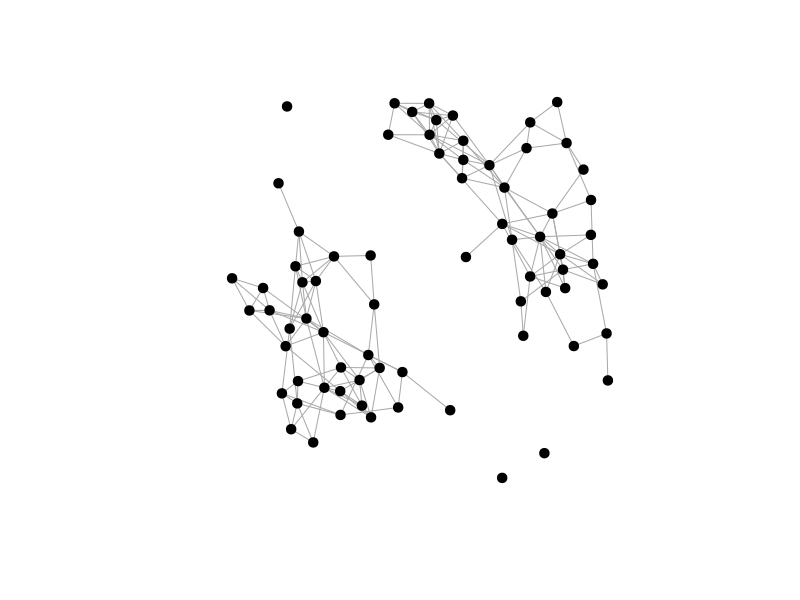
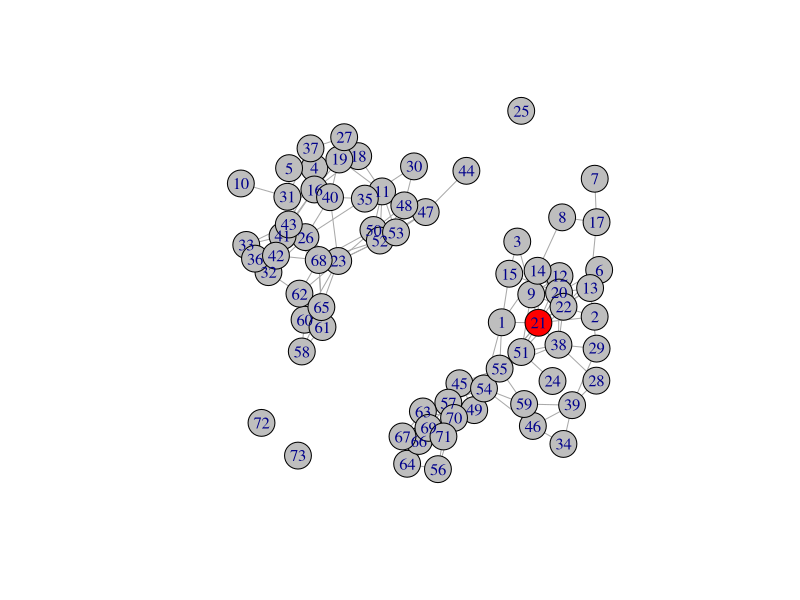
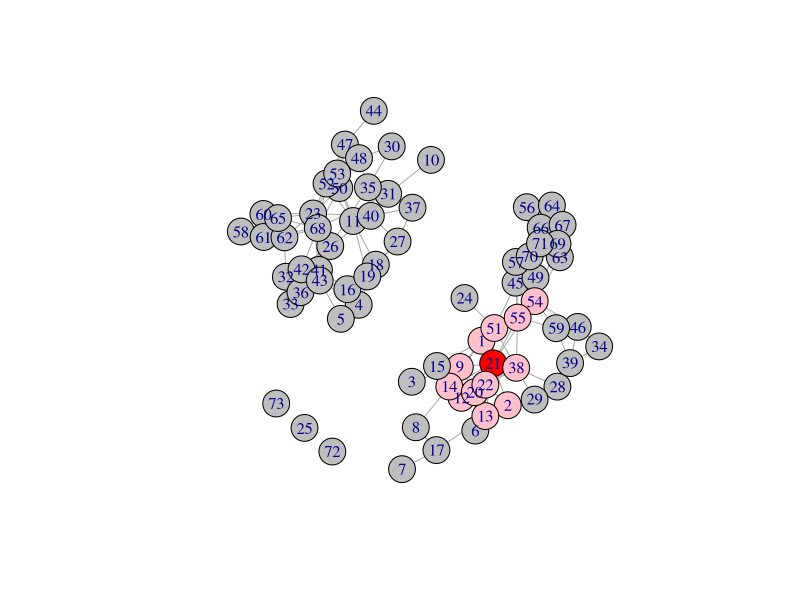
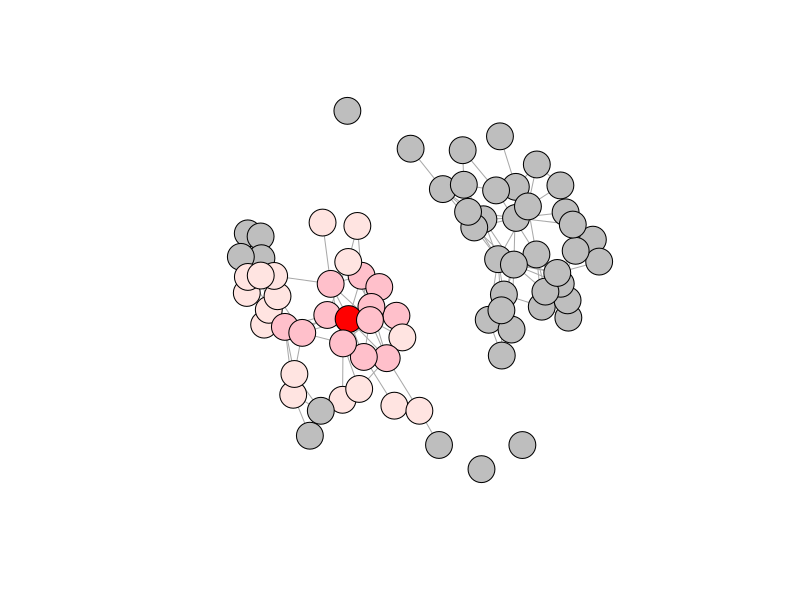
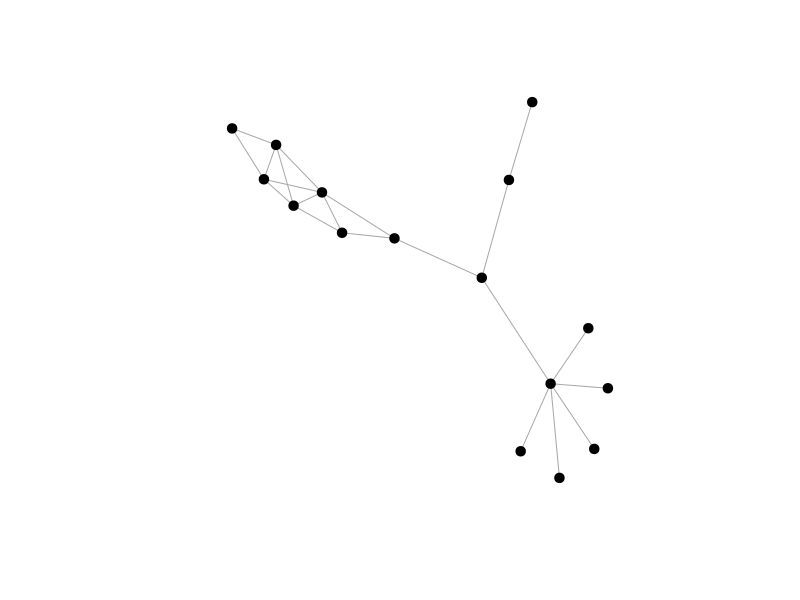
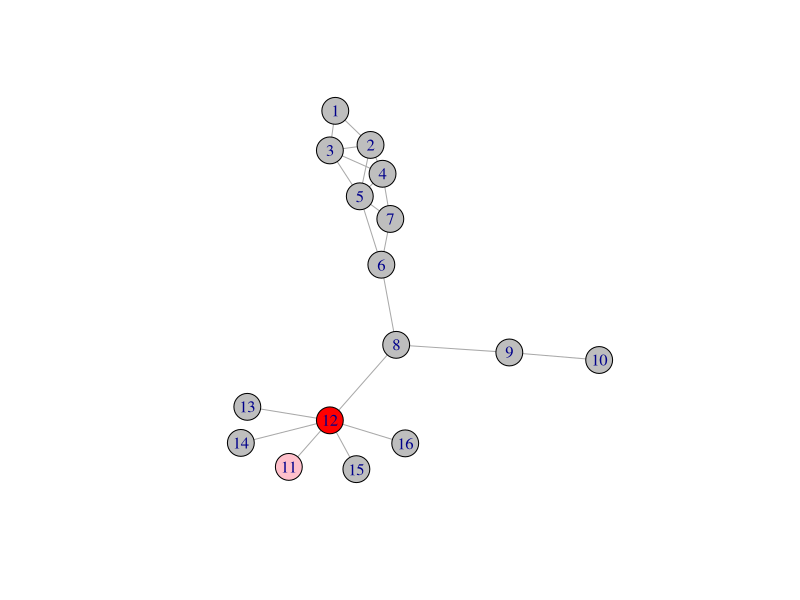
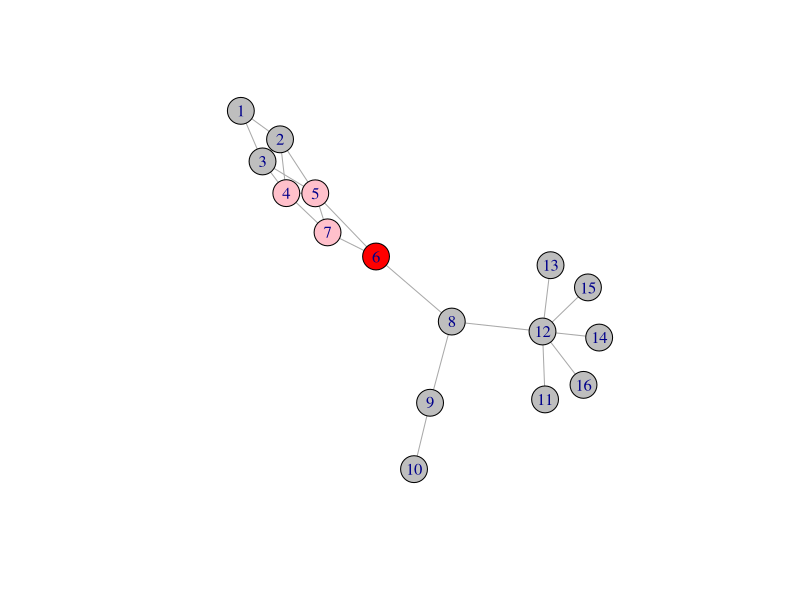
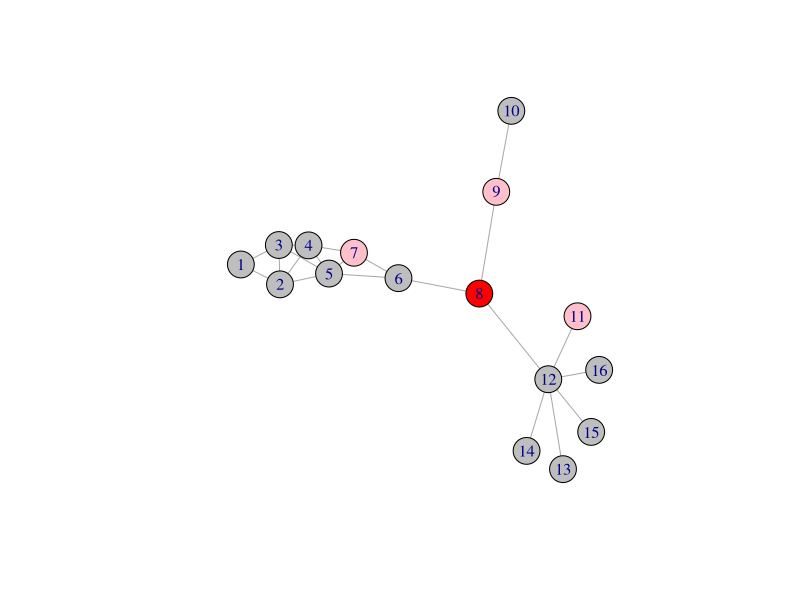

These figures' R source, in order:
#### Preamble ####
# Purpose: POL304 Week 10 Network Analysis
# Author: Talia Fabregas
# Date: March 18 2024
# Contact: talia.fabregas@mail.utoronto.ca

#### Workplace Setup ####
# install.packages("sna")
# install.packages("igraph")
library(sna)
library(igraph)

#### Network Analysis Examples ####

# load the coleman data
# display rows 1 to 10, columns 1 to 10
# 10x10 adjacency matrix for friendships in the coleman data
# friendship network
data(coleman)
coleman[1,1:10,1:10]

# make a network graph
# convert adjacency matrix into igraph object
ggraph<-graph_from_adjacency_matrix(coleman[1,,], mode="undirected", diag=FALSE)
# plot it
plot(ggraph, vertex.color="black", vertex.size=5, vertex.label=NA)

# calculate degree centrality using the degree function from the igraph package
degree.cent <- igraph::degree(ggraph)
# this will show the degree centrality of every node in the network
degree.cent
# calculate closeness centrality
closeness_centrality <- igraph::closeness(ggraph)
closeness_centrality

## visualize information speed
V(ggraph)$color <- ifelse(V(ggraph)$name == 21, "red", "grey")
plot(ggraph)

## shortest path of 1
neighbors(ggraph,21)
V(ggraph)$color <- ifelse(V(ggraph)$name %in% neighbors(ggraph,21), "pink", "grey")
V(ggraph)$color[V(ggraph)$name == 21]<- "red"
plot(ggraph)

## shortest path of 2
# convert igraph object back into a matrix
mynet<-as.matrix(igraph::as_adj(ggraph))
# use this to square a matrix (do not try to square an igraph object)
mynet2<-mynet%*%mynet
diag(mynet2)<-0 #a node cannot be connected to itself
neighbors2<-names(mynet2[21,][mynet2[21,]>0])
neighbors2

V(ggraph)$color <- ifelse(V(ggraph)$name %in% neighbors2, "mistyrose", "grey")
V(ggraph)$color[V(ggraph)$name %in% neighbors(ggraph,21)]<- "pink"
V(ggraph)$color[V(ggraph)$name == 21]<- "red"
plot(ggraph, vertex.label=NA)

# Example (slide 35)
el <- matrix( c("1", "2", "1", "3","2","3","3","5","2","4","2","5","3","4","4","5","4","7","6","5","5","7","6","7","6","8", "8","9","9","10", "8","12", "11","12",  "12","13","12","14","12","15","12","16"), nc = 2, byrow = TRUE)
g<-graph_from_edgelist(el, directed=F)
# plot the new graph
plot(g, vertex.color="black", vertex.size=5, vertex.label=NA)

# model the spread of information using 12 as the seed
V(g)$color <- ifelse(V(g)$name %in% neighbors(g,12), "pink", "grey")
V(g)$color[V(g)$name == 12]<- "red"
plot(g)

# model the spread using 6 as the seed
V(g)$color <- ifelse(V(g)$name %in% neighbors(g,6), "pink", "grey")
V(g)$color[V(g)$name == 6]<- "red"
plot(g)

# model the spread using 8 as the seed
V(g)$color <- ifelse(V(g)$name %in% neighbors(g,8), "pink", "grey")
V(g)$color[V(g)$name == 8]<- "red"
plot(g)
